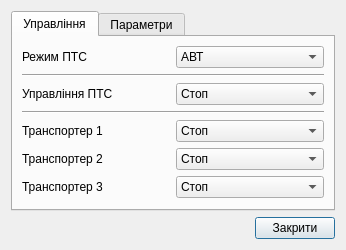
<?xml version="1.0" encoding="UTF-8"?>
<ui version="4.0">
 <class>DlgPtsCtrl</class>
 <widget class="QDialog" name="DlgPtsCtrl">
  <property name="geometry">
   <rect>
    <x>0</x>
    <y>0</y>
    <width>346</width>
    <height>246</height>
   </rect>
  </property>
  <property name="windowTitle">
   <string>Управління ПТС</string>
  </property>
  <layout class="QGridLayout" name="gridLayout">
   <item row="1" column="0">
    <spacer name="horizontalSpacer">
     <property name="orientation">
      <enum>Qt::Horizontal</enum>
     </property>
     <property name="sizeHint" stdset="0">
      <size>
       <width>243</width>
       <height>21</height>
      </size>
     </property>
    </spacer>
   </item>
   <item row="1" column="1">
    <widget class="QPushButton" name="bnExit">
     <property name="text">
      <string>Закрити</string>
     </property>
    </widget>
   </item>
   <item row="0" column="0" colspan="2">
    <widget class="QTabWidget" name="tabWidget">
     <property name="currentIndex">
      <number>0</number>
     </property>
     <widget class="QWidget" name="tab">
      <attribute name="title">
       <string>Управління</string>
      </attribute>
      <layout class="QGridLayout" name="gridLayout_2">
       <item row="0" column="0">
        <widget class="QLabel" name="label">
         <property name="text">
          <string>Режим ПТС</string>
         </property>
        </widget>
       </item>
       <item row="0" column="1">
        <widget class="QComboBox" name="man">
         <item>
          <property name="text">
           <string>АВТ</string>
          </property>
         </item>
         <item>
          <property name="text">
           <string>РУЧ</string>
          </property>
         </item>
        </widget>
       </item>
       <item row="2" column="0">
        <widget class="QLabel" name="label_2">
         <property name="text">
          <string>Управління ПТС</string>
         </property>
        </widget>
       </item>
       <item row="2" column="1">
        <widget class="QComboBox" name="trm">
         <item>
          <property name="text">
           <string>Стоп</string>
          </property>
         </item>
         <item>
          <property name="text">
           <string>Пуск</string>
          </property>
         </item>
        </widget>
       </item>
       <item row="4" column="0">
        <widget class="QLabel" name="label_3">
         <property name="text">
          <string>Транспортер 1</string>
         </property>
        </widget>
       </item>
       <item row="4" column="1">
        <widget class="QComboBox" name="Y_run_1">
         <item>
          <property name="text">
           <string>Стоп</string>
          </property>
         </item>
         <item>
          <property name="text">
           <string>Пуск</string>
          </property>
         </item>
        </widget>
       </item>
       <item row="5" column="0">
        <widget class="QLabel" name="label_4">
         <property name="text">
          <string>Транспортер 2</string>
         </property>
        </widget>
       </item>
       <item row="5" column="1">
        <widget class="QComboBox" name="Y_run_2">
         <item>
          <property name="text">
           <string>Стоп</string>
          </property>
         </item>
         <item>
          <property name="text">
           <string>Пуск</string>
          </property>
         </item>
        </widget>
       </item>
       <item row="6" column="0">
        <widget class="QLabel" name="label_5">
         <property name="text">
          <string>Транспортер 3</string>
         </property>
        </widget>
       </item>
       <item row="6" column="1">
        <widget class="QComboBox" name="Y_run_3">
         <item>
          <property name="text">
           <string>Стоп</string>
          </property>
         </item>
         <item>
          <property name="text">
           <string>Пуск</string>
          </property>
         </item>
        </widget>
       </item>
       <item row="7" column="0" colspan="2">
        <spacer name="verticalSpacer">
         <property name="orientation">
          <enum>Qt::Vertical</enum>
         </property>
         <property name="sizeHint" stdset="0">
          <size>
           <width>20</width>
           <height>40</height>
          </size>
         </property>
        </spacer>
       </item>
       <item row="1" column="0" colspan="2">
        <widget class="Line" name="line">
         <property name="orientation">
          <enum>Qt::Horizontal</enum>
         </property>
        </widget>
       </item>
       <item row="3" column="0" colspan="2">
        <widget class="Line" name="line_2">
         <property name="orientation">
          <enum>Qt::Horizontal</enum>
         </property>
        </widget>
       </item>
      </layout>
     </widget>
     <widget class="QWidget" name="tab_2">
      <attribute name="title">
       <string>Параметри</string>
      </attribute>
      <layout class="QGridLayout" name="gridLayout_3">
       <item row="0" column="0">
        <widget class="QLabel" name="label_6">
         <property name="text">
          <string>Затримка вимикання тр. №1</string>
         </property>
        </widget>
       </item>
       <item row="0" column="1">
        <widget class="QSpinBox" name="Tw_1"/>
       </item>
       <item row="3" column="0" colspan="2">
        <spacer name="verticalSpacer_2">
         <property name="orientation">
          <enum>Qt::Vertical</enum>
         </property>
         <property name="sizeHint" stdset="0">
          <size>
           <width>20</width>
           <height>40</height>
          </size>
         </property>
        </spacer>
       </item>
       <item row="1" column="0">
        <widget class="QLabel" name="label_7">
         <property name="text">
          <string>Затримка вимикання тр. №2</string>
         </property>
        </widget>
       </item>
       <item row="2" column="0">
        <widget class="QLabel" name="label_8">
         <property name="text">
          <string>Затримка вимикання тр. №3</string>
         </property>
        </widget>
       </item>
       <item row="1" column="1">
        <widget class="QSpinBox" name="Tw_2"/>
       </item>
       <item row="2" column="1">
        <widget class="QSpinBox" name="Tw_3"/>
       </item>
      </layout>
     </widget>
    </widget>
   </item>
  </layout>
 </widget>
 <resources/>
 <connections>
  <connection>
   <sender>bnExit</sender>
   <signal>clicked()</signal>
   <receiver>DlgPtsCtrl</receiver>
   <slot>accept()</slot>
   <hints>
    <hint type="sourcelabel">
     <x>297</x>
     <y>229</y>
    </hint>
    <hint type="destinationlabel">
     <x>172</x>
     <y>122</y>
    </hint>
   </hints>
  </connection>
 </connections>
</ui>
